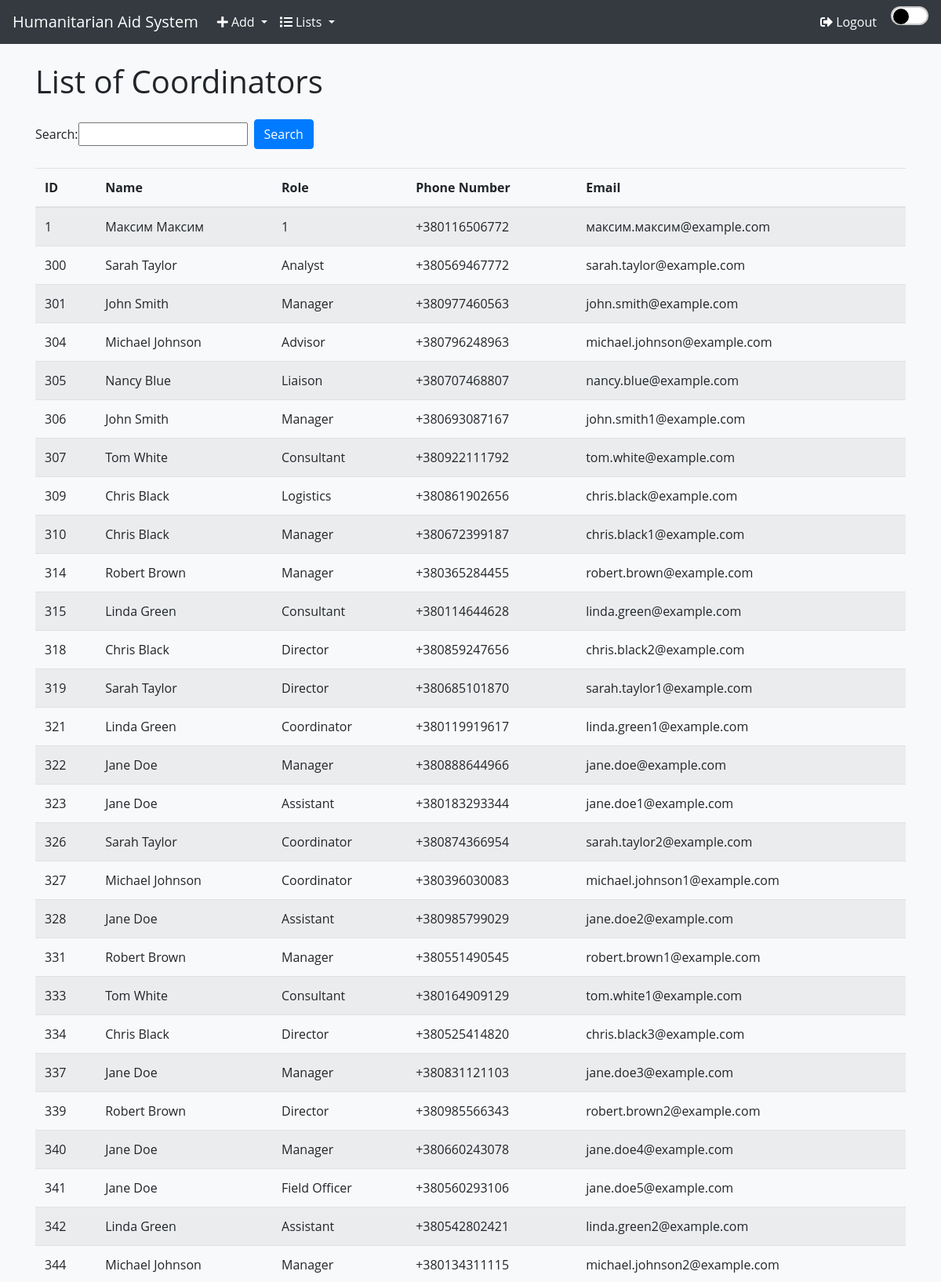
The app's page /list_coordinators/ (signed in, upper part) with its own data.
### crm/models.py (models this page shows, shortened)
class Coordinator(models.Model):
    coordinatorId = models.AutoField(primary_key=True)
    name = models.CharField(max_length=255)
    role = models.CharField(max_length=50, choices=ROLE_CHOICES)  # Оновлено
    phone_number = models.CharField(max_length=20, null=True, blank=True)
    email = models.EmailField(null=True, blank=True)

### crm/views.py (the view)
# urls.py: path('list_coordinators/', views.list_coordinators, name='list_coordinators'),
@login_required
def list_coordinators(request):
    form = CoordinatorSearchForm(request.GET)
    if form.is_valid():
        query = form.cleaned_data['query']
        coordinators = Coordinator.objects.filter(name__icontains=query)
    else:
        coordinators = Coordinator.objects.all()
    return render(request, 'crm/list_coordinators.html', {
        'coordinators': coordinators,
        'form': form
    })

### crm/forms.py
class CoordinatorSearchForm(forms.Form):
    query = forms.CharField(label='Search', max_length=255, required=False)

### crm/templates/crm/list_coordinators.html (shortened to what this page needs)
{% extends 'crm/base.html' %}
{% block content %}
    <h1 class="fade-in slide-in">List of Coordinators</h1>
    <form method="get" class="form-inline my-4 fade-in">
        {{ form.query.label_tag }}
        {{ form.query }}
        <button type="submit" class="btn btn-primary ml-2">Search</button>
    </form>
    <table class="table table-striped fade-in">
        <thead>
            <tr>
                <th>ID</th>
                <th>Name</th>
                <th>Role</th>
                <th>Phone Number</th>
                <th>Email</th>
            </tr>
        </thead>
        <tbody>
            {% for coordinator in coordinators %}
                <tr>
                    <td>{{ coordinator.coordinatorId }}</td>
                    <td>{{ coordinator.name }}</td>
                    <td>{{ coordinator.role }}</td>
                    <td>{{ coordinator.phone_number }}</td>
                    <td>{{ coordinator.email }}</td>
                </tr>
            {% endfor %}
        </tbody>
    </table>
{% endblock %}

### crm/static/css/style.css (style rules this page uses)
:root { --color-primary: #343a40; --color-bg: #f8f9fa; --color-text: #212529; --color-success: #28a745; --color-danger: #dc3545; --transition-speed: 0.3s; }
body { background-color: var(--color-bg); color: var(--color-text); font-family: "Open Sans", sans-serif; transition: background-color var(--transition-speed) ease, color var(--transition-speed) ease; margin: 0; padding: 0; }
.fade-in { animation: fadeIn 0.8s ease-in-out; }
.slide-in { animation: slideIn 0.8s ease-in-out; }

### records on screen
Coordinator: coordinatorId "1", name "Максим Максим", role "1", phone_number "+380116506772", email "максим.максим@example.com"
Coordinator: coordinatorId "300", name "Sarah Taylor", role "Analyst", phone_number "+380569467772", email "sarah.taylor@example.com"
Coordinator: coordinatorId "301", name "John Smith", role "Manager", phone_number "+380977460563", email "john.smith@example.com"
Coordinator: coordinatorId "304", name "Michael Johnson", role "Advisor", phone_number "+380796248963", email "michael.johnson@example.com"
Coordinator: coordinatorId "305", name "Nancy Blue", role "Liaison", phone_number "+380707468807", email "nancy.blue@example.com"
Coordinator: coordinatorId "306", name "John Smith", role "Manager", phone_number "+380693087167", email "john.smith1@example.com"
Coordinator: coordinatorId "307", name "Tom White", role "Consultant", phone_number "+380922111792", email "tom.white@example.com"
Coordinator: coordinatorId "309", name "Chris Black", role "Logistics", phone_number "+380861902656", email "chris.black@example.com"
Coordinator: coordinatorId "310", name "Chris Black", role "Manager", phone_number "+380672399187", email "chris.black1@example.com"
Coordinator: coordinatorId "314", name "Robert Brown", role "Manager", phone_number "+380365284455", email "robert.brown@example.com"
Coordinator: coordinatorId "315", name "Linda Green", role "Consultant", phone_number "+380114644628", email "linda.green@example.com"
Coordinator: coordinatorId "318", name "Chris Black", role "Director", phone_number "+380859247656", email "chris.black2@example.com"
Coordinator: coordinatorId "319", name "Sarah Taylor", role "Director", phone_number "+380685101870", email "sarah.taylor1@example.com"
Coordinator: coordinatorId "321", name "Linda Green", role "Coordinator", phone_number "+380119919617", email "linda.green1@example.com"
Coordinator: coordinatorId "322", name "Jane Doe", role "Manager", phone_number "+380888644966", email "jane.doe@example.com"
Coordinator: coordinatorId "323", name "Jane Doe", role "Assistant", phone_number "+380183293344", email "jane.doe1@example.com"
Coordinator: coordinatorId "326", name "Sarah Taylor", role "Coordinator", phone_number "+380874366954", email "sarah.taylor2@example.com"
Coordinator: coordinatorId "327", name "Michael Johnson", role "Coordinator", phone_number "+380396030083", email "michael.johnson1@example.com"
Coordinator: coordinatorId "328", name "Jane Doe", role "Assistant", phone_number "+380985799029", email "jane.doe2@example.com"
Coordinator: coordinatorId "331", name "Robert Brown", role "Manager", phone_number "+380551490545", email "robert.brown1@example.com"
Coordinator: coordinatorId "333", name "Tom White", role "Consultant", phone_number "+380164909129", email "tom.white1@example.com"
Coordinator: coordinatorId "334", name "Chris Black", role "Director", phone_number "+380525414820", email "chris.black3@example.com"
Coordinator: coordinatorId "337", name "Jane Doe", role "Manager", phone_number "+380831121103", email "jane.doe3@example.com"
Coordinator: coordinatorId "339", name "Robert Brown", role "Director", phone_number "+380985566343", email "robert.brown2@example.com"
Coordinator: coordinatorId "340", name "Jane Doe", role "Manager", phone_number "+380660243078", email "jane.doe4@example.com"
Coordinator: coordinatorId "341", name "Jane Doe", role "Field Officer", phone_number "+380560293106", email "jane.doe5@example.com"
Coordinator: coordinatorId "342", name "Linda Green", role "Assistant", phone_number "+380542802421", email "linda.green2@example.com"
Coordinator: coordinatorId "344", name "Michael Johnson", role "Manager", phone_number "+380134311115", email "michael.johnson2@example.com"
